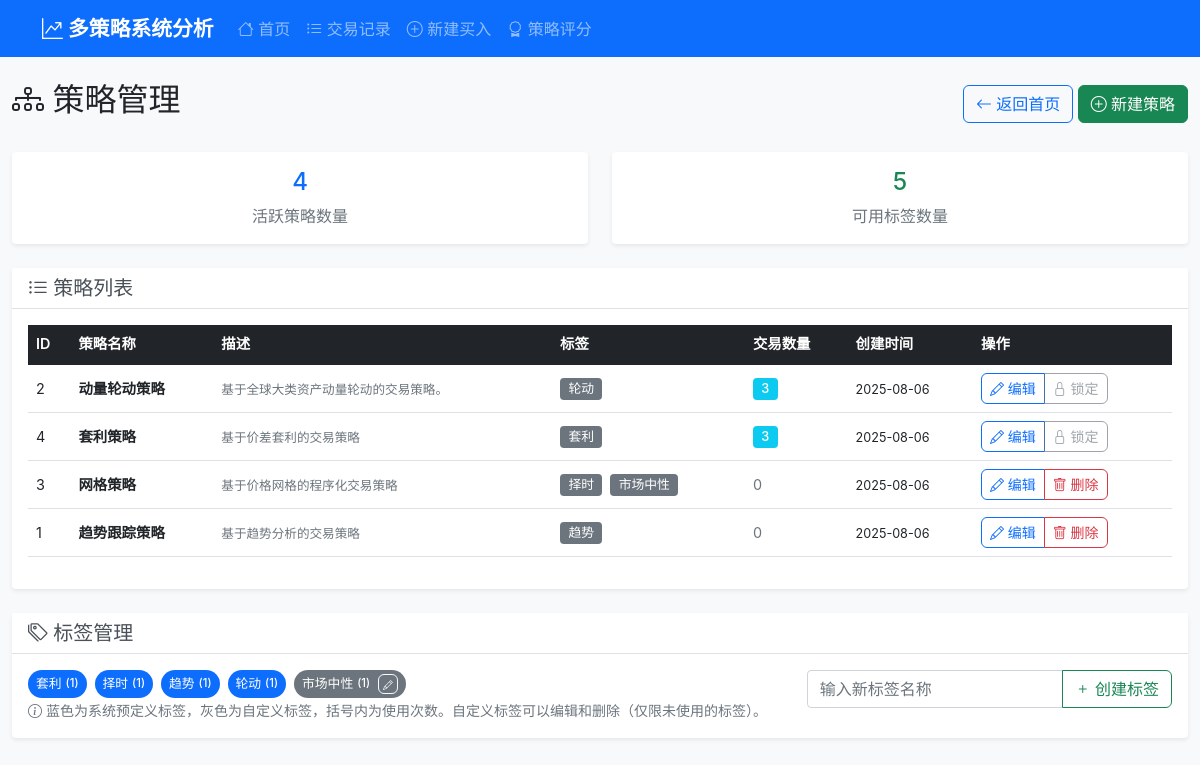
Screenshot of /strategies with the database file from the repository.
### tables this page shows
CREATE TABLE strategies (
                id INTEGER PRIMARY KEY AUTOINCREMENT,
                name TEXT NOT NULL UNIQUE,
                description TEXT,
                is_active BOOLEAN DEFAULT 1,
                created_at TIMESTAMP DEFAULT CURRENT_TIMESTAMP,
                updated_at TIMESTAMP DEFAULT CURRENT_TIMESTAMP
            );

CREATE TABLE strategy_tags (
                id INTEGER PRIMARY KEY AUTOINCREMENT,
                name TEXT NOT NULL UNIQUE,
                is_predefined BOOLEAN DEFAULT 0,
                created_at TIMESTAMP DEFAULT CURRENT_TIMESTAMP
            );

### routes/strategy_routes.py (the view)
@strategy_bp.route('/strategies')
def strategies():
    try:
        strategy_service = StrategyService(current_app.db_service)
        trading_service = TradingService(current_app.db_service)
        strategies_list = strategy_service.get_all_strategies()
        for strategy in strategies_list:
            trades = trading_service.get_all_trades(strategy=strategy['name'])
            strategy['trade_count'] = len([t for t in trades if t['status'] != 'deleted'])
        tags = strategy_service.get_all_tags()
        usage_rows = strategy_service.db.execute_query(
            'SELECT tag_id, COUNT(*) AS usage_count FROM strategy_tag_relations GROUP BY tag_id'
        )
        tag_id_to_usage = {row['tag_id']: row['usage_count'] for row in usage_rows}
        for tag in tags:
            tag['usage_count'] = int(tag_id_to_usage.get(tag['id'], 0))
        tags.sort(key=lambda t: (0 if t.get('is_predefined') else 1, t.get('name', '')))
        return render_template('strategies.html', strategies=strategies_list, tags=tags)
    except Exception as e:
        current_app.logger.error(f"策略列表加载失败: {str(e)}")
        return render_template('strategies.html', strategies=[], tags=[])

### services/database_service.py (called while the page is built)
    def execute_query(self, query: str, params: tuple = (), fetch_one: bool = False, fetch_all: bool = True) -> Any:
        with self.get_connection() as conn:
            cursor = conn.cursor()
            cursor.execute(query, params)
            if query.strip().upper().startswith(('INSERT', 'UPDATE', 'DELETE')):
                conn.commit()
            if fetch_one:
                return cursor.fetchone()
            elif fetch_all:
                return cursor.fetchall()
            else:
                return cursor.lastrowid

### services/strategy_service.py (called while the page is built)
    def get_all_strategies(self, include_inactive: bool = False) -> List[Dict[str, Any]]:
        query = '''
            SELECT s.*, GROUP_CONCAT(st.name) as tag_names
            FROM strategies s
            LEFT JOIN strategy_tag_relations str ON s.id = str.strategy_id
            LEFT JOIN strategy_tags st ON str.tag_id = st.id
        '''
        if not include_inactive:
            query += ' WHERE s.is_active = 1'
        query += ' GROUP BY s.id ORDER BY s.name'
        strategies = self.db.execute_query(query)
        result = []
        for strategy in strategies:
            strategy_dict = dict(strategy)
            strategy_dict['tags'] = strategy_dict['tag_names'].split(',') if strategy_dict['tag_names'] else []
            del strategy_dict['tag_names']
            result.append(strategy_dict)
        return result

    def get_all_tags(self) -> List[Dict[str, Any]]:
        query = "SELECT * FROM strategy_tags ORDER BY name"
        return [dict(tag) for tag in self.db.execute_query(query)]

### services/trading_service.py (called while the page is built)
    def _resolve_strategy(self, strategy) -> Optional[int]:
        if isinstance(strategy, int):
            strategy_obj = self.strategy_service.get_strategy_by_id(strategy)
            return strategy if strategy_obj and strategy_obj['is_active'] else None
        elif isinstance(strategy, str):
            strategies = self.strategy_service.get_all_strategies()
            for s in strategies:
                if s['name'] == strategy:
                    return s['id']
            return None
        else:
            return None

### templates/strategies.html (shortened to what this page needs)
{% extends "base.html" %}
{% block content %}
<div class="row">
    <div class="col-12">
        <div class="d-flex justify-content-between align-items-center mb-4">
            <h2><i class="bi bi-diagram-3"></i> 策略管理</h2>
            <div>
                <a href="{{ url_for('main.index') }}" class="btn btn-outline-primary">
                    <i class="bi bi-arrow-left"></i> 返回首页
                </a>
                <a href="{{ url_for('strategy.create_strategy') }}" class="btn btn-success">
                    <i class="bi bi-plus-circle"></i> 新建策略
                </a>
            </div>
        </div>
        <div class="row mb-4">
            <div class="col-md-6">
                <div class="card border-primary">
                    <div class="card-body text-center">
                        <h4 class="text-primary">{{ strategies|length }}</h4>
                        <p class="text-muted mb-0">活跃策略数量</p>
                    </div>
                </div>
            </div>
            <div class="col-md-6">
                <div class="card border-success">
                    <div class="card-body text-center">
                        <h4 class="text-success">{{ tags|length if tags is defined else 0 }}</h4>
                        <p class="text-muted mb-0">可用标签数量</p>
                    </div>
                </div>
            </div>
        </div>
        {% if strategies %}
        <div class="card">
            <div class="card-header">
                <h5 class="card-title mb-0">
                    <i class="bi bi-list-ul"></i> 策略列表
                </h5>
            </div>
            <div class="card-body">
                <div class="table-responsive">
                    <table class="table table-hover">
                        <thead class="table-dark">
                            <tr>
                                <th>ID</th>
                                <th>策略名称</th>
                                <th>描述</th>
                                <th>标签</th>
                                <th>交易数量</th>
                                <th>创建时间</th>
                                <th>操作</th>
                            </tr>
                        </thead>
                        <tbody>
                            {% for strategy in strategies %}
                            <tr>
                                <td>{{ strategy.id }}</td>
                                <td>
                                    <strong>{{ strategy.name }}</strong>
                                </td>
                                <td>
                                    <small class="text-muted">{{ strategy.description[:50] }}{{ '...' if strategy.description and strategy.description|length > 50 else '' }}</small>
                                </td>
                                <td>
                                    {% for tag in strategy.tags %}
                                        {% if tag %}
                                            <span class="badge bg-secondary me-1">{{ tag }}</span>
                                        {% endif %}
                                    {% endfor %}
                                </td>
                                <td>
                                    {% if strategy.trade_count > 0 %}
                                        <span class="badge bg-info">{{ strategy.trade_count }}</span>
                                    {% else %}
                                        <span class="text-muted">0</span>
                                    {% endif %}
                                </td>
                                <td>
                                    <small>{{ strategy.created_at[:10] }}</small>
                                </td>
                                <td>
                                    <div class="btn-group" role="group">
                                        <a href="{{ url_for('strategy.edit_strategy', strategy_id=strategy.id) }}"
                                           class="btn btn-sm btn-outline-primary">
                                            <i class="bi bi-pencil"></i> 编辑
                                        </a>
                                        {% if strategy.trade_count == 0 %}
                                        <button class="btn btn-sm btn-outline-danger delete-strategy-btn"
                                                data-strategy-id="{{ strategy.id }}"
                                                data-strategy-name="{{ strategy.name }}">
                                            <i class="bi bi-trash"></i> 删除
                                        </button>
                                        {% else %}
                                        <button class="btn btn-sm btn-outline-secondary" disabled title="有关联交易，无法删除">
                                            <i class="bi bi-lock"></i> 锁定
                                        </button>
                                        {% endif %}
                                    </div>
                                </td>
                            </tr>
                            {% endfor %}
                        </tbody>
                    </table>
                </div>
            </div>
        </div>
        {% else %}
        <div class="alert alert-info text-center" role="alert">
            <i class="bi bi-info-circle"></i>
            暂无策略，<a href="{{ url_for('strategy.create_strategy') }}">点击这里创建第一个策略</a>。
        </div>
        {% endif %}
        <div class="card mt-4">
            <div class="card-header">
                <h5 class="card-title mb-0">
                    <i class="bi bi-tags"></i> 标签管理
                </h5>
            </div>
            <div class="card-body">
                <div class="row">
                    <div class="col-md-8">
                        <div class="d-flex flex-wrap gap-2">
                            {% for tag in tags or [] %}
                            <div class="tag-item d-inline-flex align-items-center">
                                <span class="badge {{ 'bg-primary' if tag.is_predefined else 'bg-secondary' }} d-flex align-items-center"
                                      id="tag-{{ tag.id }}">
                                    <span class="tag-name">{{ tag.name }}</span>
                                    <small class="ms-1">({{ tag.usage_count if tag.usage_count is defined else 0 }})</small>
                                    {% if not tag.is_predefined %}
                                    <div class="ms-2">
                                        <button class="btn btn-sm btn-outline-light edit-tag-btn"
                                                data-tag-id="{{ tag.id }}"
                                                data-tag-name="{{ tag.name }}"
                                                title="编辑标签">
                                            <i class="bi bi-pencil" style="font-size: 0.7em;"></i>
                                        </button>
                                    </div>
                                    {% endif %}
                                </span>
                            </div>
                            {% endfor %}
                        </div>
                        <small class="text-muted">
                            <i class="bi bi-info-circle"></i>
                            蓝色为系统预定义标签，灰色为自定义标签，括号内为使用次数。自定义标签可以编辑和删除（仅限未使用的标签）。
                        </small>
                    </div>
                    <div class="col-md-4">
                        <div class="input-group">
                            <input type="text" class="form-control" id="newTagName" placeholder="输入新标签名称">
                            <button class="btn btn-outline-success" id="createTagBtn">
                                <i class="bi bi-plus"></i> 创建标签
                            </button>
                        </div>
                    </div>
                </div>
            </div>
        </div>
    </div>
</div>
{% endblock %}

### static/css/style.css (style rules this page uses)
body { font-family: -apple-system, BlinkMacSystemFont, 'Segoe UI', 'Roboto', 'Oxygen', 'Ubuntu', 'Cantarell', sans-serif; background-color: #f8f9fa; }
.card { border: none; box-shadow: 0 0.125rem 0.25rem rgba(0, 0, 0, 0.075); transition: box-shadow 0.15s ease-in-out; }
.table th { border-top: none; font-weight: 600; font-size: 0.9rem; vertical-align: middle; }
.table td { vertical-align: middle; font-size: 0.9rem; }
.badge { font-size: 0.8rem; font-weight: 500; }
.tag-item { line-height: 1; }
.tag-item .badge { display: inline-flex; align-items: center; height: 28px; padding: 0 0.5rem; border-radius: 9999px; line-height: 1; }
.tag-item .badge .tag-name, .tag-item .badge small { line-height: 1; }
.tag-item .btn.btn-sm { padding: 0 0.25rem; line-height: 1; height: 20px; }
.btn { font-weight: 500; border-radius: 0.375rem; transition: all 0.15s ease-in-out; }
.card-header { background-color: #fff; border-bottom: 1px solid #dee2e6; font-weight: 600; }
.card-header .card-title { color: #495057; }

### rows the page displays
strategies: id "2", name "动量轮动策略", description "基于全球大类资产动量轮动的交易策略。", tags "轮动", trade_count "3", created_at "2025-08-06", shows "锁定"
strategies: id "4", name "套利策略", description "基于价差套利的交易策略", tags "套利", trade_count "3", created_at "2025-08-06", shows "锁定"
strategies: id "3", name "网格策略", description "基于价格网格的程序化交易策略", tags "择时" "市场中性", shows "0", created_at "2025-08-06"
strategies: id "1", name "趋势跟踪策略", description "基于趋势分析的交易策略", tags "趋势", shows "0", created_at "2025-08-06"
strategy_tags: name "套利", is_predefined "1"
strategy_tags: name "择时", is_predefined "1"
strategy_tags: name "趋势", is_predefined "1"
strategy_tags: name "轮动", usage_count "1"
strategy_tags: name "市场中性", usage_count "1"

### other values shown
{{ strategies|length }} "4"
{{ tags|length if tags is defined else 0 }} "5"
